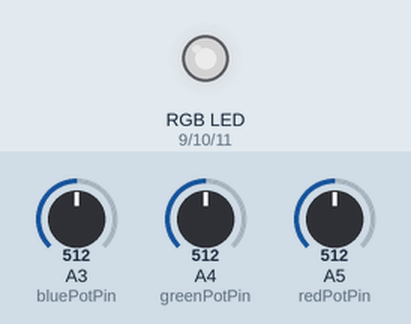
Recording of a sketch running on a simulated Arduino Uno, built with avr-gcc and run on an emulated ATmega328P. Shown: an RGB LED mixed from three pins (HIGH = lit). The inputs (shaded band) are chosen by the test bench; at power-on: A3 (bluePotPin) = 512, A4 (greenPotPin) = 512, A5 (redPotPin) = 512. Dim RGB values are drawn brighter than linear.

Above: at 1.2 s.
1.3 s: A3 (bluePotPin) set to 716
At 2.5 s:
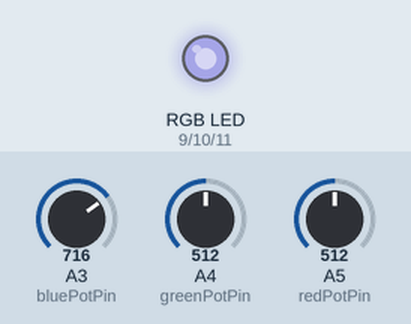
2.8 s: A4 (greenPotPin) set to 716
At 3.6 s:
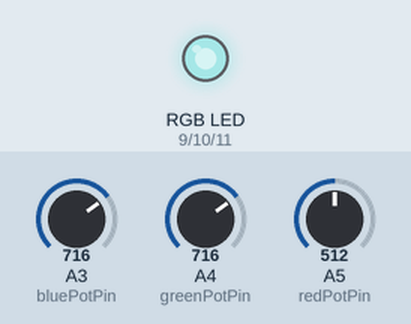
4.3 s: A5 (redPotPin) set to 716
At 4.8 s:
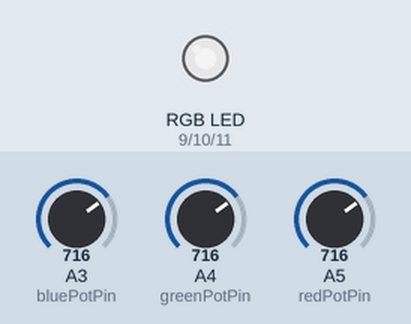
5.8 s: A3 (bluePotPin) set to 900
At 7.0 s:
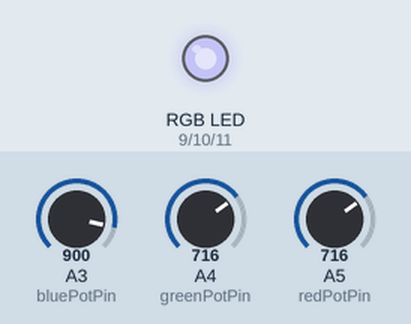
7.3 s: A4 (greenPotPin) set to 900
At 8.2 s:
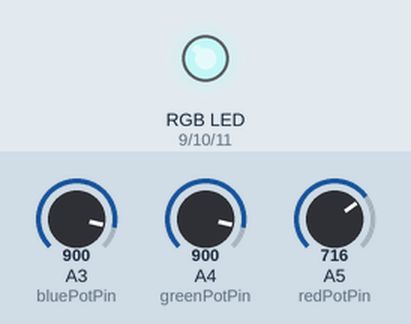
8.8 s: A5 (redPotPin) set to 900
At 9.4 s:
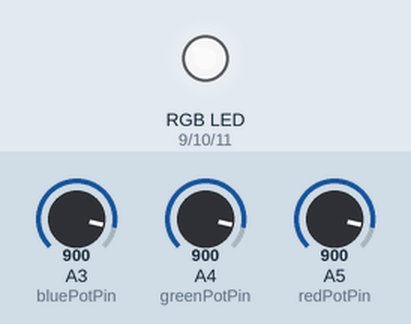
Timing chart, 0 to 11.3 s (numbered marks = the images above; inputs shaded):
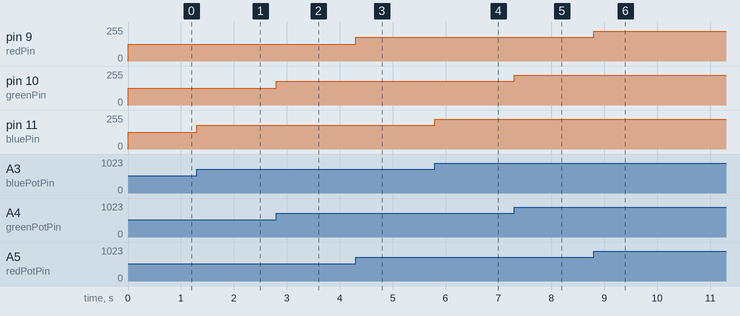

Measured:
- after the input at 1.3 s, pin 11 (bluePin): 127/255 → 178/255 at once
- after the input at 2.8 s, pin 10 (greenPin): 127/255 → 178/255 at once
- after the input at 4.3 s, pin 9 (redPin): 127/255 → 178/255 at once
- after the input at 5.8 s, pin 11 (bluePin): 178/255 → 224/255 at once
- after the input at 7.3 s, pin 10 (greenPin): 178/255 → 224/255 at once
- after the input at 8.8 s, pin 9 (redPin): 178/255 → 224/255 at once

The sketch:

Tema3.ino
```cpp
/*
 Name:		Tema3.ino
 Created:	30-Oct-19 3:49:32 PM
 Author:	vlad_
*/

const uint8_t redPotPin = A5, greenPotPin = A4, bluePotPin = A3, redPin = 9, greenPin = 10, bluePin = 11;

// the setup function runs once when you press reset or power the board
void setup() {
	//Serial.begin(9600);
	pinMode(redPotPin, INPUT);
	pinMode(greenPotPin, INPUT);
	pinMode(bluePotPin, INPUT);
	pinMode(redPin, OUTPUT);
	pinMode(greenPin, OUTPUT);
	pinMode(bluePin, OUTPUT);
}

// the loop function runs over and over again until power down or reset
void loop() {
	analogWrite(redPin, map(analogRead(redPotPin), 0, 1023, 0, 255));
	analogWrite(greenPin, map(analogRead(greenPotPin), 0, 1023, 0, 255));
	analogWrite(bluePin, map(analogRead(bluePotPin), 0, 1023, 0, 255));
	//Serial.println("R:" + String(map(redValue, 0, 1023, 0, 255)) + " G:" + String(map(greenValue, 0, 1023, 0, 255)) + " B:" + String(map(blueValue, 0, 1023, 0, 255)));
}
```
